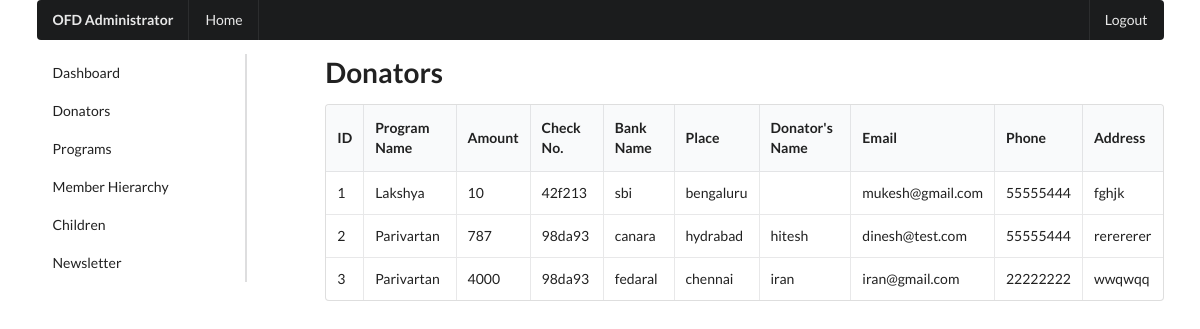
Page /admin/donators.php (signed in) on the earlier database version.
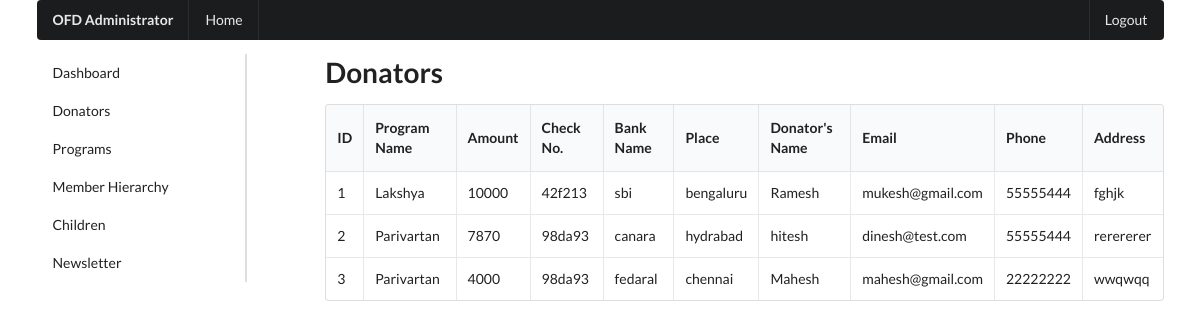
Same page on the later database version.
### tables this page shows
CREATE TABLE `donation` (
  `d_id` int(3) NOT NULL,
  `program` varchar(20) NOT NULL,
  `amount` int(30) NOT NULL,
  `checkno` varchar(30) NOT NULL,
  `bank_name` varchar(30) NOT NULL,
  `place` varchar(30) NOT NULL,
  `d_name` varchar(30) NOT NULL,
  `email` varchar(50) NOT NULL,
  `phone` int(20) NOT NULL,
  `d_address` text NOT NULL
);

### admin/donators.php (the view, shortened to what this page needs)
<?php include './admin_components/admin_header.php' ?>
    <div class="ui container">
        <?php include './admin_components/admin_top-menu.php' ?>
        <div class="ui grid">
            <?php include './admin_components/admin_side-menu.php' ?>
            <div class="twelve wide column">
                <h1>Donators</h1>
                <table class="ui celled table">
                    <thead>
                        <tr>
                            <th>ID</th>
                            <th>Program Name</th>
                            <th>Amount</th>
                            <th>Check No.</th>
                            <th>Bank Name</th>
                            <th>Place</th>
                            <th>Donator's Name</th>
                            <th>Email</th>
                            <th>Phone</th>
                            <th>Address</th>
                        </tr>
                    </thead>
                    <tbody>
                        <?php
                            $sql = "SELECT * FROM donation";
                            $result = $conn->query($sql);
                            if ($result->num_rows > 0) {
                                while($row = $result->fetch_assoc()) {
                        ?>
                        <tr>
                            <td data-label="ID"><?php echo $row['d_id']; ?></td>
                            <td data-label="Program"><?php echo $row['program']; ?></td>
                            <td data-label="Amount"><?php echo $row['amount']; ?></td>
                            <td data-label="Check No."><?php echo $row['checkno']; ?></td>
                            <td data-label="Bank Name"><?php echo $row['bank_name']; ?></td>
                            <td data-label="Place"><?php echo $row['place']; ?></td>
                            <td data-label="Donator's Name"><?php echo $row['d_name']; ?></td>
                            <td data-label="Email"><?php echo $row['email']; ?></td>
                            <td data-label="Phone"><?php echo $row['phone']; ?></td>
                            <td data-label="Address"><?php echo $row['d_address']; ?></td>
                        </tr>
                        <?php
                                }
                            }
                        ?>
                    </tbody>
                </table>
            </div>
        </div>
    </div>

Differences in the rows shown:
changed donation "Lakshya": amount "10" → "10000"; d_name (not shown) → "Ramesh"
changed donation "canara": amount "787" → "7870"
changed donation "fedaral": d_name "iran" → "Mahesh"; email "iran@gmail.com" → "mahesh@gmail.com"
